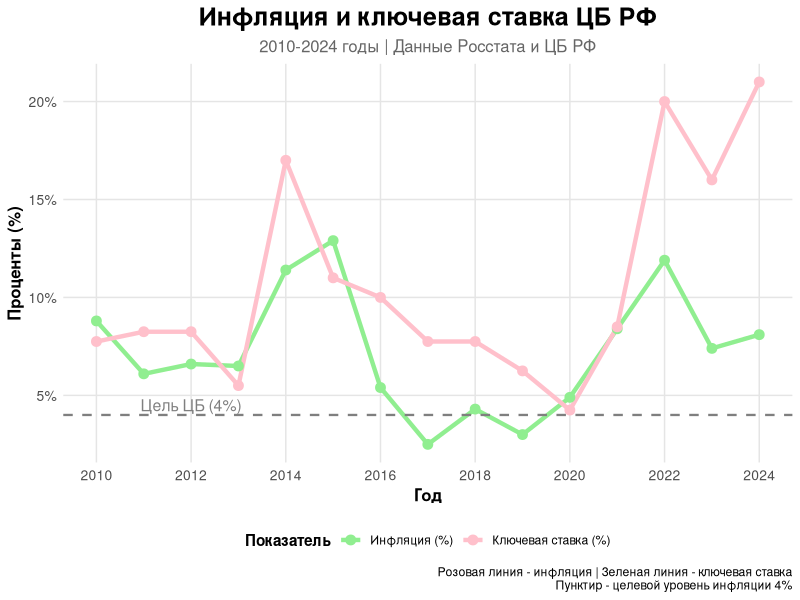
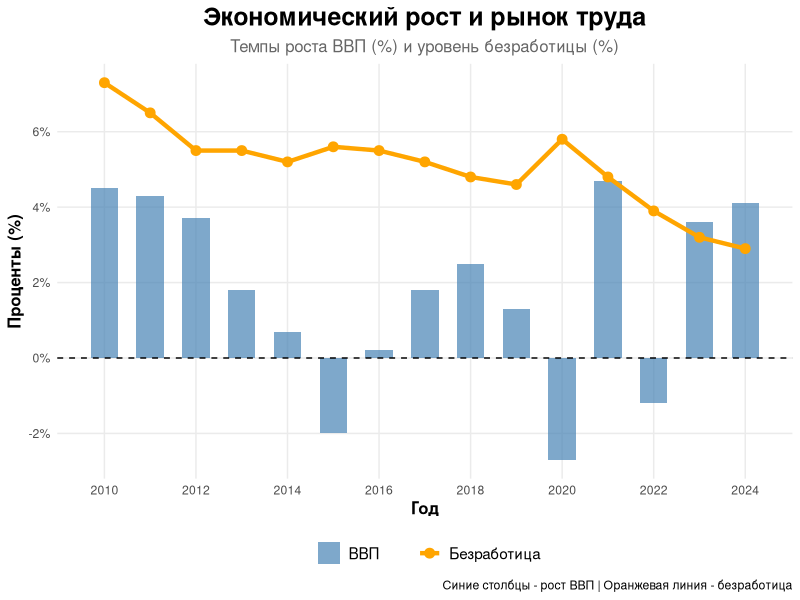
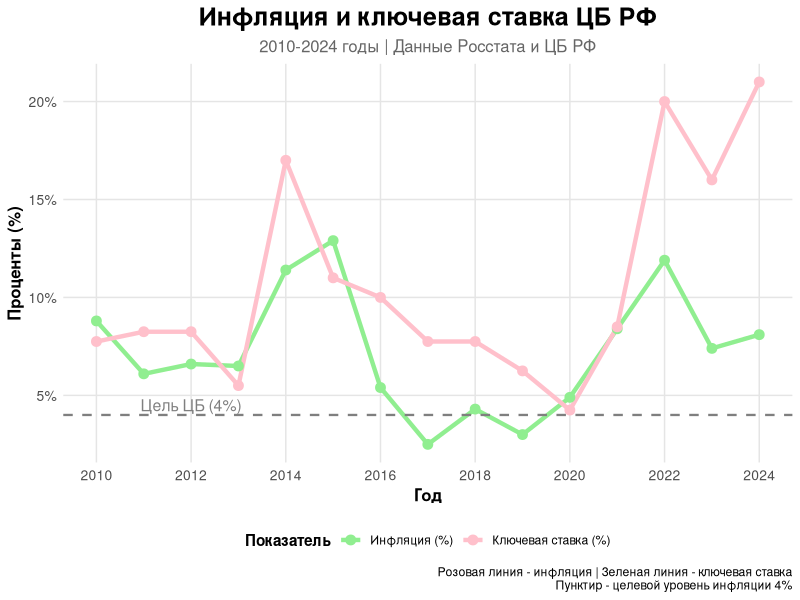
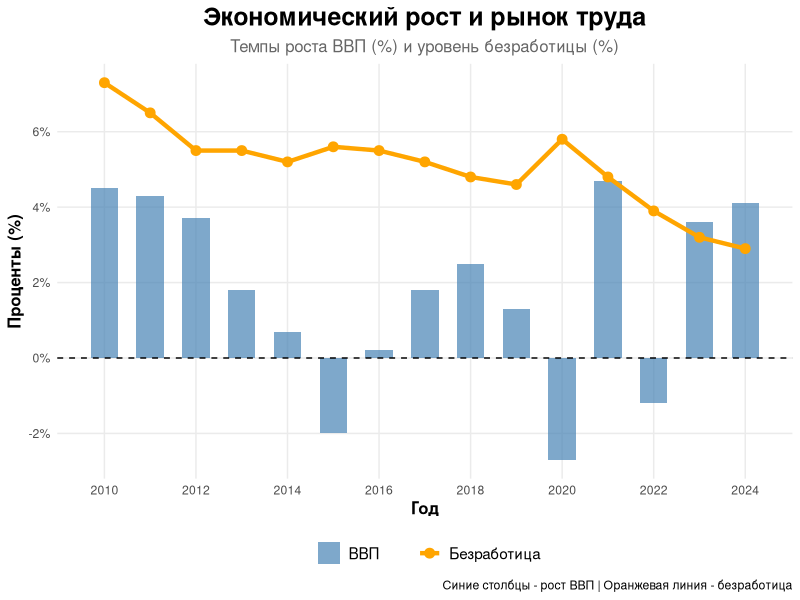

Generate these figures, in order, with R:
install.packages("readr")
install.packages("ggplot2")
install.packages("dplyr")

library(readr)
library(ggplot2)

data <- read_csv("economy_data.csv.txt")

library(tidyverse)
library(ggplot2)

setwd("C:/Users/guben/OneDrive/Рабочий стол")
data <- read_csv("economy_data.csv.txt")


data_long <- data %>%
  select(year, inflation, key_rate) %>%
  pivot_longer(cols = c(inflation, key_rate),
               names_to = "indicator",
               values_to = "percent")


p1 <- ggplot(data_long, aes(x = year, y = percent, color = indicator, group = indicator)) +
  geom_line(size = 1.5) +
  geom_point(size = 3) +
  geom_hline(yintercept = 4, linetype = "dashed", color = "gray50", size = 0.8) +
  annotate("text", x = 2012, y = 4.5, label = "Цель ЦБ (4%)", size = 4, color = "gray50") +
  scale_color_manual(values = c("inflation" = "lightgreen", "key_rate" = "pink"),
                     labels = c("Инфляция (%)", "Ключевая ставка (%)")) +
  labs(
    title = "Инфляция и ключевая ставка ЦБ РФ",
    subtitle = "2010-2024 годы | Данные Росстата и ЦБ РФ",
    x = "Год",
    y = "Проценты (%)",
    color = "Показатель",
    caption = "Розовая линия - инфляция | Зеленая линия - ключевая ставка\nПунктир - целевой уровень инфляции 4%"
  ) +
  theme_minimal() +
  theme(
    plot.title = element_text(size = 18, face = "bold", hjust = 0.5),
    plot.subtitle = element_text(size = 12, hjust = 0.5, color = "gray40"),
    axis.title = element_text(size = 12, face = "bold"),
    axis.text = element_text(size = 10),
    legend.position = "bottom",
    legend.title = element_text(face = "bold"),
    panel.grid.minor = element_blank(),
    panel.grid.major = element_line(color = "gray90")
  ) +
  scale_x_continuous(breaks = seq(2010, 2024, by = 2)) +
  scale_y_continuous(breaks = seq(0, 25, by = 5),
                     labels = function(x) paste0(x, "%"))


print(p1)

ggsave("inflation_and_rate.png", width = 12, height = 7, dpi = 300)

data_scaled <- data %>%
  mutate(
    gdp_scaled = (gdp_growth + 10) / 20 * 8, 
    unemployment_scaled = unemployment
  )

p2 <- ggplot(data_scaled, aes(x = year)) +

  geom_col(aes(y = gdp_growth, fill = "ВВП"), alpha = 0.7, width = 0.6) +
 
  geom_line(aes(y = unemployment, color = "Безработица"), size = 1.5) +
  geom_point(aes(y = unemployment, color = "Безработица"), size = 3) +

  geom_hline(yintercept = 0, linetype = "dashed", color = "black", size = 0.5) +
  scale_fill_manual(values = c("ВВП" = "steelblue"), name = "") +
  scale_color_manual(values = c("Безработица" = "orange"), name = "") +
  labs(
    title = "Экономический рост и рынок труда",
    subtitle = "Темпы роста ВВП (%) и уровень безработицы (%)",
    x = "Год",
    y = "Проценты (%)",
    caption = "Синие столбцы - рост ВВП | Оранжевая линия - безработица"
  ) +
  theme_minimal() +
  theme(
    plot.title = element_text(size = 18, face = "bold", hjust = 0.5),
    plot.subtitle = element_text(size = 12, hjust = 0.5, color = "gray40"),
    axis.title = element_text(size = 12, face = "bold"),
    legend.position = "bottom",
    legend.text = element_text(size = 11),
    panel.grid.minor = element_blank()
  ) +
  scale_x_continuous(breaks = seq(2010, 2024, by = 2)) +
  scale_y_continuous(breaks = seq(-4, 12, by = 2),
                     labels = function(x) paste0(x, "%"))

print(p2)
ggsave("gdp_and_unemployment.png", width = 12, height = 7, dpi = 300)
